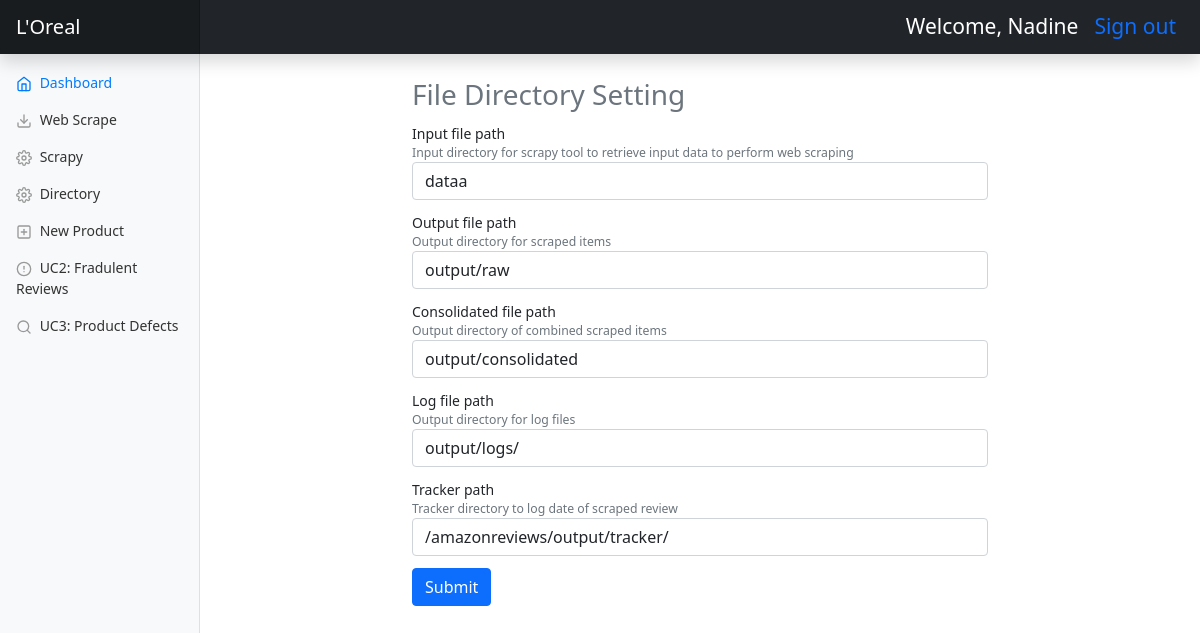
Screenshot of /directory (signed in) with the database file from the repository.
### model.py (models this page shows)
class User(UserMixin,db.Model):
    id = db.Column(db.Integer, primary_key=True) # primary keys are required by SQLAlchemy
    email = db.Column(db.String(100), unique=True)
    password = db.Column(db.String)
    name = db.Column(db.String(1000))

class Directory(db.Model):
    id = db.Column(db.Integer, primary_key=True)
    input_filepath = db.Column(db.String)
    output_filepath = db.Column(db.String)
    consolidated_filepath = db.Column(db.String)
    log_filepath = db.Column(db.String)
    tracker_filepath = db.Column(db.String)

### application.py (the view)
@app.route('/directory')
@login_required
def directory():
    from model import Directory
    obj = db.session.query(Directory).order_by(Directory.id.desc()).first()
    input_path = obj.input_filepath
    output_path = obj.output_filepath
    tracker_path = obj.tracker_filepath
    con_path = obj.consolidated_filepath
    log_path = obj.log_filepath
    return render_template(
        "directory.html",name=current_user.name,
        input_path = input_path,
        output_path = output_path,
        con_path = con_path,
        log_path = log_path,
        tracker_path = tracker_path)

### application.py (called while the page is built)
@login_manager.user_loader
def load_user(user_id):
    from model import User
    return User.query.get(int(user_id))

### templates/directory.html
<head>
  <link rel="stylesheet" href="../static/css/setting.css">
</head>
{% extends 'base.html' %}
{% block content %}
<div class="col-md-6 offset-md-4" style="margin-top: 2%;">
<form method="POST" action="/filescrapeconfig">
  <h3 style="color:#6c757d;">File Directory Setting</h3>
  <div class="form-group">
    <label for="name">Input file path</label>
    <br/>
    <small class="form-text text-muted">Input directory for scrapy tool to retrieve input data to perform web scraping</small>
    <input type="text" name="input_path" class="form-control" value ="{{input_path}}" required>
  </div>
  <div class="form-group">
    <label for="name">Output file path</label>
    <br/>
    <small class="form-text text-muted">Output directory for scraped items</small>
    <input type="text" name="output_path" class="form-control" value ="{{output_path}}" required>
  </div>
    <div class="form-group">
      <label for="">Consolidated file path</label>
      <br/>
      <small class="form-text text-muted">Output directory of combined scraped items</small>
      <input type="text" name="con_path" class="form-control" value ="{{con_path}}" required>
    </div>
    <div class="form-group">
      <label for="">Log file path</label>
      <br/>
      <small class="form-text text-muted">Output directory for log files</small>
      <input type="text" name="log_path" class="form-control" value ="{{log_path}}" required>
    </div>
    <div class="form-group">
      <label for="">Tracker path</label>
      <br/>
      <small class="form-text text-muted">Tracker directory to log date of scraped review</small>
      <input type="text" name="tracker_path" class="form-control" value ="{{tracker_path}}" required>
    </div>
<button type="submit" class="btn btn-primary" style="margin-top:2%">Submit</button>
</form>
{% endblock %}

### templates/base.html (shortened to what this page needs)
<html>
  <head>
    <link href="../static/css/bootstrap.min.css" rel="stylesheet">
    <link href="../static/css/dashboard.css" rel="stylesheet">
  </head>
  <body>
    {% block navbar %}
    <nav class="navbar navbar-dark sticky-top bg-dark flex-md-nowrap p-0 shadow">
      <a class="navbar-brand col-md-3 col-lg-2 me-0 px-3" href="{{ url_for('index') }}">L'Oreal </a>
      <ul  class="navbar-nav px-3 d-flex flex-row">
        <li class="p-2 navtext">Welcome, {{name}}</li>
        <li class="p-2 navtext">
          <a style="text-decoration:none;" href="{{ url_for('auth.logout') }}">Sign out</a>
        </li>
      </ul>
    </nav>
    {% endblock %}
    <div class="container-fluid">
      <div class="row">
        <nav id="sidebarMenu" class="col-md-3 col-lg-2 d-md-block bg-light sidebar collapse">
          <div class="position-sticky pt-3">
            <ul class="nav flex-column">
              <li class="nav-item">
                <a class="nav-link active" aria-current="page" href="{{ url_for('index') }}">
                  <span data-feather="home"></span>
                  Dashboard
                </a>
              </li>
              <li class="nav-item">
                <a class="nav-link" href="{{ url_for('webscrape') }}">
                  <span data-feather="download"></span>
                  Web Scrape
                </a>
              </li>
              <li class="nav-item">
                <a class="nav-link" href="{{ url_for('setting') }}">
                  <span data-feather="settings"></span>
                  Scrapy
                </a>
              </li>
              <li class="nav-item">
                <a class="nav-link" href="{{ url_for('directory') }}">
                  <span data-feather="settings"></span>
                  Directory
                </a>
              </li>
              <li class="nav-item">
                <a class="nav-link" href="{{ url_for('create_product') }}">
                  <span data-feather="plus-square"></span>
                  New Product
                </a>
              </li>
              <li class="nav-item">
                <a class="nav-link" href="http://34.126.96.192:8503/" target="_blank">
                  <span data-feather="alert-circle"></span>
                  UC2: Fradulent Reviews
                </a>
              </li>
              <li class="nav-item">
                <a class="nav-link" href="http://34.126.96.192:8502/" target="_blank">
                  <span data-feather="search"></span>
                  UC3: Product Defects
                </a>
              </li>
            </ul>
  </div>
</nav>
  {% block content %} {% endblock %}
  </div>
</div>
  </body>
</html>

### static/css/setting.css (style rules this page uses)
.form-group { margin-top:2% !important; }
.form-control { width: 100% !important }

### static/css/dashboard.css (style rules this page uses)
body { font-size: .875rem; }
.navtext { color:white; font-size:21px; }
.feather { width: 16px; height: 16px; vertical-align: text-bottom; }
.sidebar { position: fixed; top: 0; bottom: 0; left: 0; z-index: 100; padding: 48px 0 0; box-shadow: inset -1px 0 0 rgba(0, 0, 0, .1); }
.sidebar .nav-link { font-weight: 500; color: #333; }
.sidebar .nav-link .feather { margin-right: 4px; color: #999; }
.sidebar .nav-link.active { color: #007bff; }
.sidebar .nav-link:hover .feather, .sidebar .nav-link.active .feather { color: inherit; }
.navbar-brand { padding-top: .75rem; padding-bottom: .75rem; background-color: rgba(0, 0, 0, .25); box-shadow: inset -1px 0 0 rgba(0, 0, 0, .25); }

### rows the page displays
User: name "Nadine"
Directory: input_path "dataa", output_path "output/raw", con_path "output/consolidated", log_path "output/logs/", tracker_path "/amazonreviews/output/tracker/"
